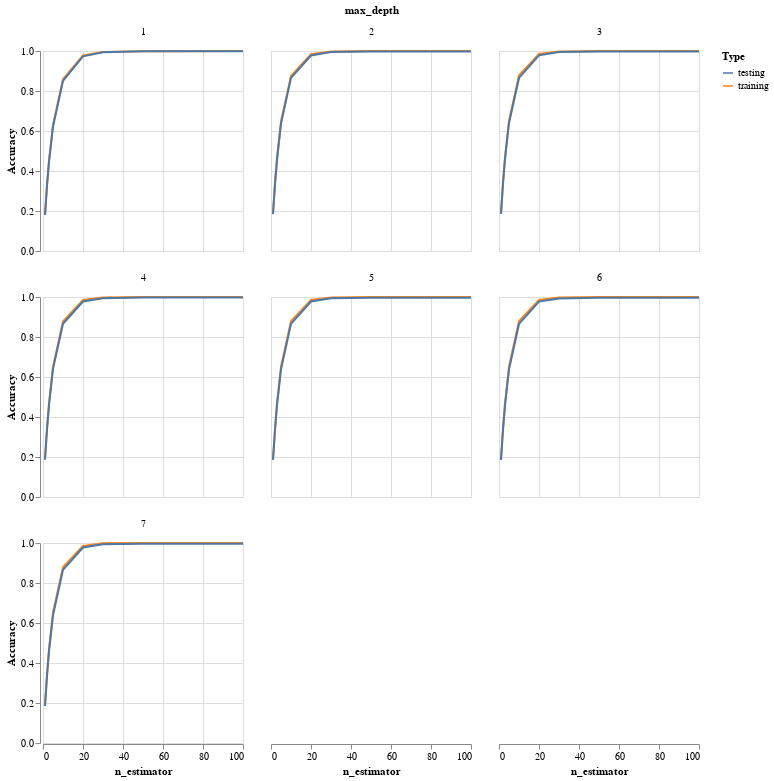

Here is the notebook cell this chart was saved with:
### Code cell
n_est = [1,2,3,5,10,20,30,50,100]
max_depth = range(1,8)
X_train, X_test, y_train, y_test = test_train_compound(df, "DAO")
trees = []
train_acc = []
test_acc = []
depth = []
for j in max_depth:
    for i in n_est:
        trees.append(i)
        depth.append(j)
        gbr = GradientBoostingRegressor(n_estimators = i, max_depth = j, random_state=0).fit(X_train, y_train)
        train_acc.append(gbr.score(X_train, y_train))
        test_acc.append(gbr.score(X_test, y_test))
        #print(j,i)
df_gbr = pd.DataFrame({'training' : train_acc,
                      'testing' : test_acc,
                      'n_estimator' : trees,
                      'max_depth' : depth})
df_gbr = df_gbr.melt(id_vars = ['n_estimator', 'max_depth'], var_name = 'Type', value_name = 'Accuracy')
df_gbr
alt.Chart(df_gbr).mark_line().encode(
    alt.X('n_estimator'),
    alt.Y('Accuracy', scale=alt.Scale(domain=[0, 1])),
    alt.Color('Type'),
    alt.Facet('max_depth')
    ).properties(width = 200, height = 200, columns = 3)

### Figure 1 — Vega-Lite specification as saved in the notebook (floating-point values rounded to 4 significant figures)
{"$schema": "https://vega.github.io/schema/vega-lite/v3.4.0.json", "columns": 3, "config": {"mark": {"tooltip": null}, "view": {"height": 300, "width": 400}}, "data": {"name": "data-6c6007ded5f2803d7e683171d10bfab1"}, "datasets": {"data-6c6007ded5f2803d7e683171d10bfab1": [{"Accuracy": 0.1828, "Type": "training", "max_depth": 1, "n_estimator": 1}, {"Accuracy": 0.3311, "Type": "training", "max_depth": 1, "n_estimator": 2}, {"Accuracy": 0.4518, "Type": "training", "max_depth": 1, "n_estimator": 3}, {"Accuracy": 0.6303, "Type": "training", "max_depth": 1, "n_estimator": 5}, {"Accuracy": 0.8591, "Type": "training", "max_depth": 1, "n_estimator": 10}, {"Accuracy": 0.9775, "Type": "training", "max_depth": 1, "n_estimator": 20}, {"Accuracy": 0.9956, "Type": "training", "max_depth": 1, "n_estimator": 30}, {"Accuracy": 0.9992, "Type": "training", "max_depth": 1, "n_estimator": 50}, {"Accuracy": 0.9994, "Type": "training", "max_depth": 1, "n_estimator": 100}, {"Accuracy": 0.1887, "Type": "training", "max_depth": 2, "n_estimator": 1}, {"Accuracy": 0.3416, "Type": "training", "max_depth": 2, "n_estimator": 2}, {"Accuracy": 0.4656, "Type": "training", "max_depth": 2, "n_estimator": 3}, {"Accuracy": 0.6478, "Type": "training", "max_depth": 2, "n_estimator": 5}, {"Accuracy": 0.8755, "Type": "training", "max_depth": 2, "n_estimator": 10}, {"Accuracy": 0.9841, "Type": "training", "max_depth": 2, "n_estimator": 20}, {"Accuracy": 0.9977, "Type": "training", "max_depth": 2, "n_estimator": 30}, {"Accuracy": 0.9997, "Type": "training", "max_depth": 2, "n_estimator": 50}, {"Accuracy": 0.9997, "Type": "training", "max_depth": 2, "n_estimator": 100}, {"Accuracy": 0.1896, "Type": "training", "max_depth": 3, "n_estimator": 1}, {"Accuracy": 0.3433, "Type": "training", "max_depth": 3, "n_estimator": 2}, {"Accuracy": 0.4678, "Type": "training", "max_depth": 3, "n_estimator": 3}, {"Accuracy": 0.6504, "Type": "training", "max_depth": 3, "n_estimator": 5}, {"Accuracy": 0.8776, "Type": "training", "max_depth": 3, "n_estimator": 10}, {"Accuracy": 0.9848, "Type": "training", "max_depth": 3, "n_estimator": 20}, {"Accuracy": 0.9979, "Type": "training", "max_depth": 3, "n_estimator": 30}, {"Accuracy": 0.9998, "Type": "training", "max_depth": 3, "n_estimator": 50}, {"Accuracy": 0.9998, "Type": "training", "max_depth": 3, "n_estimator": 100}, {"Accuracy": 0.1899, "Type": "training", "max_depth": 4, "n_estimator": 1}, {"Accuracy": 0.3437, "Type": "training", "max_depth": 4, "n_estimator": 2}, {"Accuracy": 0.4683, "Type": "training", "max_depth": 4, "n_estimator": 3}, {"Accuracy": 0.651, "Type": "training", "max_depth": 4, "n_estimator": 5}, {"Accuracy": 0.8781, "Type": "training", "max_depth": 4, "n_estimator": 10}, {"Accuracy": 0.985, "Type": "training", "max_depth": 4, "n_estimator": 20}, {"Accuracy": 0.998, "Type": "training", "max_depth": 4, "n_estimator": 30}, {"Accuracy": 0.9998, "Type": "training", "max_depth": 4, "n_estimator": 50}, {"Accuracy": 0.9999, "Type": "training", "max_depth": 4, "n_estimator": 100}, {"Accuracy": 0.1899, "Type": "training", "max_depth": 5, "n_estimator": 1}, {"Accuracy": 0.3438, "Type": "training", "max_depth": 5, "n_estimator": 2}, {"Accuracy": 0.4684, "Type": "training", "max_depth": 5, "n_estimator": 3}, {"Accuracy": 0.6512, "Type": "training", "max_depth": 5, "n_estimator": 5}, {"Accuracy": 0.8782, "Type": "training", "max_depth": 5, "n_estimator": 10}, {"Accuracy": 0.9851, "Type": "training", "max_depth": 5, "n_estimator": 20}, {"Accuracy": 0.9981, "Type": "training", "max_depth": 5, "n_estimator": 30}, {"Accuracy": 0.9999, "Type": "training", "max_depth": 5, "n_estimator": 50}, {"Accuracy": 0.9999, "Type": "training", "max_depth": 5, "n_estimator": 100}, {"Accuracy": 0.19, "Type": "training", "max_depth": 6, "n_estimator": 1}, {"Accuracy": 0.3438, "Type": "training", "max_depth": 6, "n_estimator": 2}, {"Accuracy": 0.4685, "Type": "training", "max_depth": 6, "n_estimator": 3}, {"Accuracy": 0.6512, "Type": "training", "max_depth": 6, "n_estimator": 5}, {"Accuracy": 0.8783, "Type": "training", "max_depth": 6, "n_estimator": 10}, {"Accuracy": 0.9851, "Type": "training", "max_depth": 6, "n_estimator": 20}, {"Accuracy": 0.9981, "Type": "training", "max_depth": 6, "n_estimator": 30}, {"Accuracy": 0.9999, "Type": "training", "max_depth": 6, "n_estimator": 50}, {"Accuracy": 1.0, "Type": "training", "max_depth": 6, "n_estimator": 100}, {"Accuracy": 0.19, "Type": "training", "max_depth": 7, "n_estimator": 1}, {"Accuracy": 0.3439, "Type": "training", "max_depth": 7, "n_estimator": 2}, {"Accuracy": 0.4685, "Type": "training", "max_depth": 7, "n_estimator": 3}, {"Accuracy": 0.6513, "Type": "training", "max_depth": 7, "n_estimator": 5}, {"Accuracy": 0.8783, "Type": "training", "max_depth": 7, "n_estimator": 10}, {"Accuracy": 0.9852, "Type": "training", "max_depth": 7, "n_estimator": 20}, {"Accuracy": 0.9981, "Type": "training", "max_depth": 7, "n_estimator": 30}, {"Accuracy": 0.9999, "Type": "training", "max_depth": 7, "n_estimator": 50}, {"Accuracy": 1.0, "Type": "training", "max_depth": 7, "n_estimator": 100}, {"Accuracy": 0.1798, "Type": "testing", "max_depth": 1, "n_estimator": 1}, {"Accuracy": 0.3259, "Type": "testing", "max_depth": 1, "n_estimator": 2}, {"Accuracy": 0.4451, "Type": "testing", "max_depth": 1, "n_estimator": 3}, {"Accuracy": 0.622, "Type": "testing", "max_depth": 1, "n_estimator": 5}, {"Accuracy": 0.8508, "Type": "testing", "max_depth": 1, "n_estimator": 10}, {"Accuracy": 0.9731, "Type": "testing", "max_depth": 1, "n_estimator": 20}, {"Accuracy": 0.9937, "Type": "testing", "max_depth": 1, "n_estimator": 30}, {"Accuracy": 0.9989, "Type": "testing", "max_depth": 1, "n_estimator": 50}, {"Accuracy": 0.9993, "Type": "testing", "max_depth": 1, "n_estimator": 100}, {"Accuracy": 0.1842, "Type": "testing", "max_depth": 2, "n_estimator": 1}, {"Accuracy": 0.334, "Type": "testing", "max_depth": 2, "n_estimator": 2}, {"Accuracy": 0.4558, "Type": "testing", "max_depth": 2, "n_estimator": 3}, {"Accuracy": 0.637, "Type": "testing", "max_depth": 2, "n_estimator": 5}, {"Accuracy": 0.8657, "Type": "testing", "max_depth": 2, "n_estimator": 10}, {"Accuracy": 0.9777, "Type": "testing", "max_depth": 2, "n_estimator": 20}, {"Accuracy": 0.9944, "Type": "testing", "max_depth": 2, "n_estimator": 30}, {"Accuracy": 0.9979, "Type": "testing", "max_depth": 2, "n_estimator": 50}, {"Accuracy": 0.998, "Type": "testing", "max_depth": 2, "n_estimator": 100}, {"Accuracy": 0.1859, "Type": "testing", "max_depth": 3, "n_estimator": 1}, {"Accuracy": 0.337, "Type": "testing", "max_depth": 3, "n_estimator": 2}, {"Accuracy": 0.4593, "Type": "testing", "max_depth": 3, "n_estimator": 3}, {"Accuracy": 0.64, "Type": "testing", "max_depth": 3, "n_estimator": 5}, {"Accuracy": 0.8654, "Type": "testing", "max_depth": 3, "n_estimator": 10}, {"Accuracy": 0.9784, "Type": "testing", "max_depth": 3, "n_estimator": 20}, {"Accuracy": 0.9944, "Type": "testing", "max_depth": 3, "n_estimator": 30}, {"Accuracy": 0.9978, "Type": "testing", "max_depth": 3, "n_estimator": 50}, {"Accuracy": 0.9977, "Type": "testing", "max_depth": 3, "n_estimator": 100}, {"Accuracy": 0.1863, "Type": "testing", "max_depth": 4, "n_estimator": 1}, {"Accuracy": 0.3375, "Type": "testing", "max_depth": 4, "n_estimator": 2}, {"Accuracy": 0.4601, "Type": "testing", "max_depth": 4, "n_estimator": 3}, {"Accuracy": 0.6408, "Type": "testing", "max_depth": 4, "n_estimator": 5}, {"Accuracy": 0.8658, "Type": "testing", "max_depth": 4, "n_estimator": 10}, {"Accuracy": 0.9776, "Type": "testing", "max_depth": 4, "n_estimator": 20}, {"Accuracy": 0.9936, "Type": "testing", "max_depth": 4, "n_estimator": 30}, {"Accuracy": 0.997, "Type": "testing", "max_depth": 4, "n_estimator": 50}, {"Accuracy": 0.997, "Type": "testing", "max_depth": 4, "n_estimator": 100}, {"Accuracy": 0.1847, "Type": "testing", "max_depth": 5, "n_estimator": 1}, {"Accuracy": 0.335, "Type": "testing", "max_depth": 5, "n_estimator": 2}, {"Accuracy": 0.4576, "Type": "testing", "max_depth": 5, "n_estimator": 3}, {"Accuracy": 0.6385, "Type": "testing", "max_depth": 5, "n_estimator": 5}, {"Accuracy": 0.8657, "Type": "testing", "max_depth": 5, "n_estimator": 10}, {"Accuracy": 0.9776, "Type": "testing", "max_depth": 5, "n_estimator": 20}, {"Accuracy": 0.9934, "Type": "testing", "max_depth": 5, "n_estimator": 30}, {"Accuracy": 0.9966, "Type": "testing", "max_depth": 5, "n_estimator": 50}, {"Accuracy": 0.9967, "Type": "testing", "max_depth": 5, "n_estimator": 100}, {"Accuracy": 0.1853, "Type": "testing", "max_depth": 6, "n_estimator": 1}, {"Accuracy": 0.3357, "Type": "testing", "max_depth": 6, "n_estimator": 2}, {"Accuracy": 0.4582, "Type": "testing", "max_depth": 6, "n_estimator": 3}, {"Accuracy": 0.6385, "Type": "testing", "max_depth": 6, "n_estimator": 5}, {"Accuracy": 0.8654, "Type": "testing", "max_depth": 6, "n_estimator": 10}, {"Accuracy": 0.9772, "Type": "testing", "max_depth": 6, "n_estimator": 20}, {"Accuracy": 0.993, "Type": "testing", "max_depth": 6, "n_estimator": 30}, {"Accuracy": 0.9962, "Type": "testing", "max_depth": 6, "n_estimator": 50}, {"Accuracy": 0.9965, "Type": "testing", "max_depth": 6, "n_estimator": 100}, {"Accuracy": 0.1852, "Type": "testing", "max_depth": 7, "n_estimator": 1}, {"Accuracy": 0.3359, "Type": "testing", "max_depth": 7, "n_estimator": 2}, {"Accuracy": 0.4583, "Type": "testing", "max_depth": 7, "n_estimator": 3}, {"Accuracy": 0.6383, "Type": "testing", "max_depth": 7, "n_estimator": 5}, {"Accuracy": 0.8655, "Type": "testing", "max_depth": 7, "n_estimator": 10}, {"Accuracy": 0.9774, "Type": "testing", "max_depth": 7, "n_estimator": 20}, {"Accuracy": 0.9932, "Type": "testing", "max_depth": 7, "n_estimator": 30}, {"Accuracy": 0.9966, "Type": "testing", "max_depth": 7, "n_estimator": 50}, {"Accuracy": 0.9968, "Type": "testing", "max_depth": 7, "n_estimator": 100}]}, "encoding": {"color": {"field": "Type", "type": "nominal"}, "facet": {"field": "max_depth", "type": "quantitative"}, "x": {"field": "n_estimator", "type": "quantitative"}, "y": {"field": "Accuracy", "scale": {"domain": [0, 1]}, "type": "quantitative"}}, "height": 200, "mark": "line", "width": 200}
